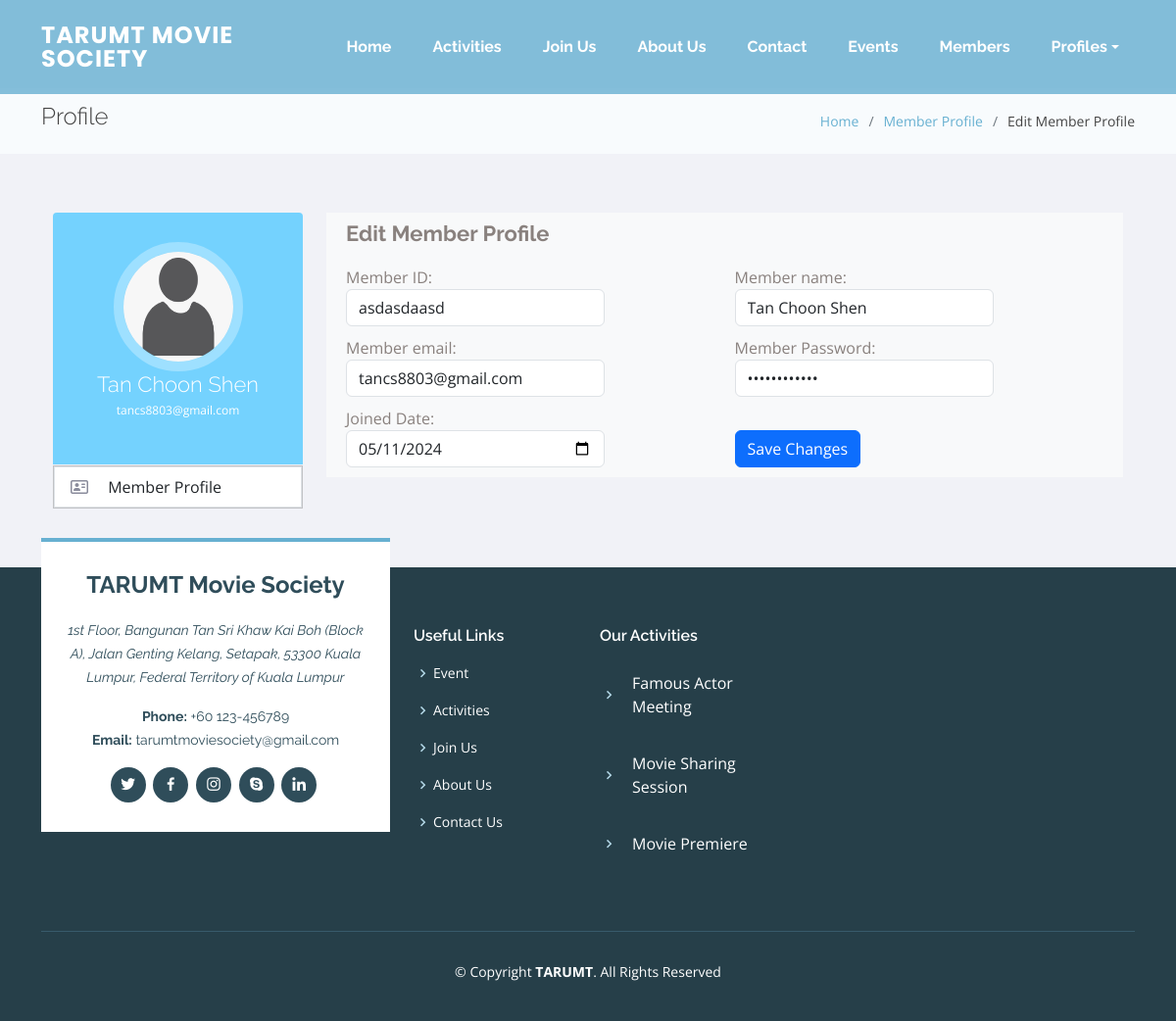
/View/staff_edit_memberProfile.php?member_id=asdasdaasd (signed in), run on the app's committed database.
### tables this page shows
CREATE TABLE `t_member` (
  `Member_id` varchar(20) NOT NULL,
  `Member_name` varchar(50) NOT NULL,
  `Member_email` varchar(50) NOT NULL,
  `Member_password` varchar(20) NOT NULL,
  `Member_regisdate` date NOT NULL,
  `Member_upl_file_name` varchar(50) DEFAULT NULL,
  `Member_upl_path` varchar(50) DEFAULT NULL,
  `Member_comment` varchar(1000) DEFAULT NULL
);

### View/staff_edit_memberProfile.php (the view, shortened to what this page needs)
<!DOCTYPE html>
<html lang="en">
<head>
    <link href="../Css/assets/css/profile-style.css" rel="stylesheet" />
</head>
<body style="background-color:#F1F2F7;">
    <?php
    include('../Root/link.php');
    include('header.php');
    include('../Root/connect-db.php');
    $memberID = $_GET['member_id'];
    $sql = "SELECT * FROM t_member WHERE Member_id = '$memberID'";
    $result = $connect_db->query($sql);
    $member_details = array();
    while ($row = $result->fetch_assoc()){
        $member_details = array(
            "Member_id" => $row["Member_id"],
            "Member_name" => $row["Member_name"],
            "Member_email" => $row["Member_email"],
            "Member_password" => $row["Member_password"],
            "Member_regisdate" => $row["Member_regisdate"],
            "Member_pic_path" => $row["Member_upl_path"],
            "Member_pic_file_name" => $row["Member_upl_file_name"],
            "Member_comment" => $row["Member_comment"]
        );
    }
    ?>
    <main id="main">
        <section class="breadcrumbs">
            <div class="container">
                <div class="d-flex justify-content-between align-items-center">
                    <h2>Profile</h2>
                    <ol>
                        <li><a href="Home.php">Home</a></li>
                        <li><a href="member_profile.php?Member_id=<?php echo $memberID; ?>">Member Profile</a></li>
                        <li>Edit Member Profile</li>
                    </ol>
                </div>
            </div>
        </section>
        <section class="inner-page">
            <div class="container">
                <div class="container">
                    <div class="row">
                        <div class="profile-nav col-md-3">
                            <div class="panel panel-default">
                                <div class="user-heading round">
                                    <a href="#" class="position-relative" onclick="openImageUploader();"
                                        data-bs-content="Click to change Profile Picture." title="Profile Picture"
                                        data-bs-placement="right" data-bs-toggle="popover" data-bs-trigger="hover">
                                        <img id="old-profilepic"
                                            src="<?php echo $member_details['Member_pic_path'] ?? "../Image/profile_picture/Default-ProfilePicture.jpg" ?>"
                                            alt="<?php echo $member_details['Member_pic_file_name'] ?? "default"; ?>" />
                                    </a>
                                    <h1><?php echo $member_details['Member_name'];?>
                                    </h1>
                                    <p><?php echo $member_details['Member_email']; ?>
                                    </p>
                                </div>
                                <div class="panel-body">
                                    <ul class="profilenav list-group rounded-0"
                                        style="list-style-type: none; padding-left: 0px;">
                                        <a href='member_profile.php?Member_id=<?php echo $memberID; ?>' class='list-group-item list-group-item-action px-2'>
                                            <i class='fa-regular fa-address-card ps-2 pe-3' style='color:#898B9B;'></i>
                                            Member Profile</a>
                                    </ul>
                                </div>
                            </div>
                        </div>
                        <div class="profile-info col-md-9">
                            <div class="panel bg-light">
                                <div class="panel-body bio-graph-info row ms-2">
                                    <h1 class="mt-2" style="font-weight:bold;">Edit Member Profile</h1>
                                    <form id="editProfile" action="../Process/edit_profile_process.php" method="POST"
                                        class="form-horizontal" role="form">
                                        <div class="bio-row">
                                            <label class="col-lg-9 control-label"
                                                name="user_ID">Member ID:</label>
                                            <div class="col-lg-8">
                                                <input class="form-control user-id" name="user_ID" type="text"
                                                    value="<?php echo $member_details['Member_id'];?>"
                                                    readonly>
                                            </div>
                                        </div>
                                        <div class="bio-row">
                                            <label class="col-lg-9 control-label"
                                                name="user_name">Member name:</label>
                                            <div class="col-lg-8">
                                                <input class="form-control user-name" id="user_name" name="user_name" type="text"
                                                    value="<?php echo $member_details['Member_name'];?>">
                                            </div>
                                        </div>
                                        <div class="bio-row">
                                            <label class="col-lg-9 control-label"
                                                name="user_email">Member email:</label>
                                            <div class="col-lg-8">
                                                <input class="form-control user-email" name="user_email" type="text"
                                                    value="<?php echo $member_details['Member_email'];?>">
                                            </div>
                                        </div>
                                        <div class="bio-row">
                                            <label class="col-lg-9 control-label"
                                                name="Member_password">Member Password:</label>
                                            <div class="col-lg-8">
                                                <input class="form-control user-password" id="user_password" name="user_password"
                                                    type="password"
                                                    value="<?php echo $member_details['Member_password'];?>"
                                                    >
                                            </div>
                                        </div>
                                        <div class="bio-row">
                                            <label class="col-lg-9 control-label" name="user_regisdate">Joined
                                                Date:</label>
                                            <div class="col-lg-8">
                                                <input class="form-control user-regisdate" name="user_regisdate"
                                                    type="date"
                                                    value="<?php echo $member_details['Member_regisdate'];?>"
                                                   >
                                            </div>
                                        </div>
                                        <div class="bio-row">
                                            <div class="col-md-8">
                                                <button class="btn btn-primary"
                                                    value='<?php echo $member_details['Member_id']; ?>'
                                                    name="editProfile" type="submit"
                                                    onclick="confirmEditProfile();">Save Changes</button>
                                            </div>
                                        </div>
                                    </form>
                                </div>
                            </div>
                        </div>
                    </div>
                </div>
            </div>
        </section>
    </main>
    <?php include('footer.php'); ?>
</body>
</html>

### Css/assets/css/profile-style.css (style rules this page uses)
body { color: #797979; background: #f1f2f7; font-family: "Open Sans", sans-serif; padding: 0px !important; margin: 0px !important; font-size: 13px; text-rendering: optimizeLegibility; -webkit-font-smoothing: antialiased; -moz-font-smoothing: antialiased; }
.profile-nav, .profile-info { margin-top: 30px; }
.profile-nav .user-heading { background: rgba(103, 207, 255, 0.9); color: #fff; border-radius: 4px 4px 0 0; -webkit-border-radius: 4px 4px 0 0; padding: 30px; text-align: center; }
.profile-nav .user-heading.round a { border-radius: 50%; -webkit-border-radius: 50%; border: 10px solid rgba(255, 255, 255, 0.3); display: inline-block; }
.profile-nav .user-heading a img { width: 112px; height: 112px; border-radius: 50%; -webkit-border-radius: 50%; }
.profile-nav .user-heading h1 { font-size: 22px; font-weight: 300; margin-bottom: 5px; }
.profile-nav .user-heading p { font-size: 12px; }
.profile-nav ul { margin-top: 1px; }
.bio-graph-info { color: #89817e; }
.bio-graph-info h1 { font-size: 22px; font-weight: 300; margin: 0 0 20px; }
.bio-row { width: 50%; float: left; margin-bottom: 10px; padding: 0px; }
ul.profilenav { border: 1px solid rgba(100, 100, 100, 0.342); }

### Css/assets/css/style.css (style rules this page uses)
body { font-family: "Open Sans", sans-serif; color: #444444; }
a { text-decoration: none; color: #67b0d1; }
h1, h2, h3, h4, h5, h6 { font-family: "Raleway", sans-serif; }
#main { margin-top: 90px; }
section { padding: 60px 0; overflow: hidden; }
.breadcrumbs { padding: 15px 0; background-color: #f8fbfd; min-height: 40px; }
.breadcrumbs h2 { font-size: 24px; font-weight: 300; }
.breadcrumbs ol { display: flex; flex-wrap: wrap; list-style: none; padding: 0; margin: 0; font-size: 14px; }
.breadcrumbs ol li + li { padding-left: 10px; }
.breadcrumbs ol li + li::before { display: inline-block; padding-right: 10px; color: #6c757d; content: "/"; }

### data on the page
t_member: Member_name "Tan Choon Shen", Member_email "tancs8803@gmail.com", user_ID "asdasdaasd", user_name "Tan Choon Shen", user_email "tancs8803@gmail.com", user_regisdate "05/11/2024"
